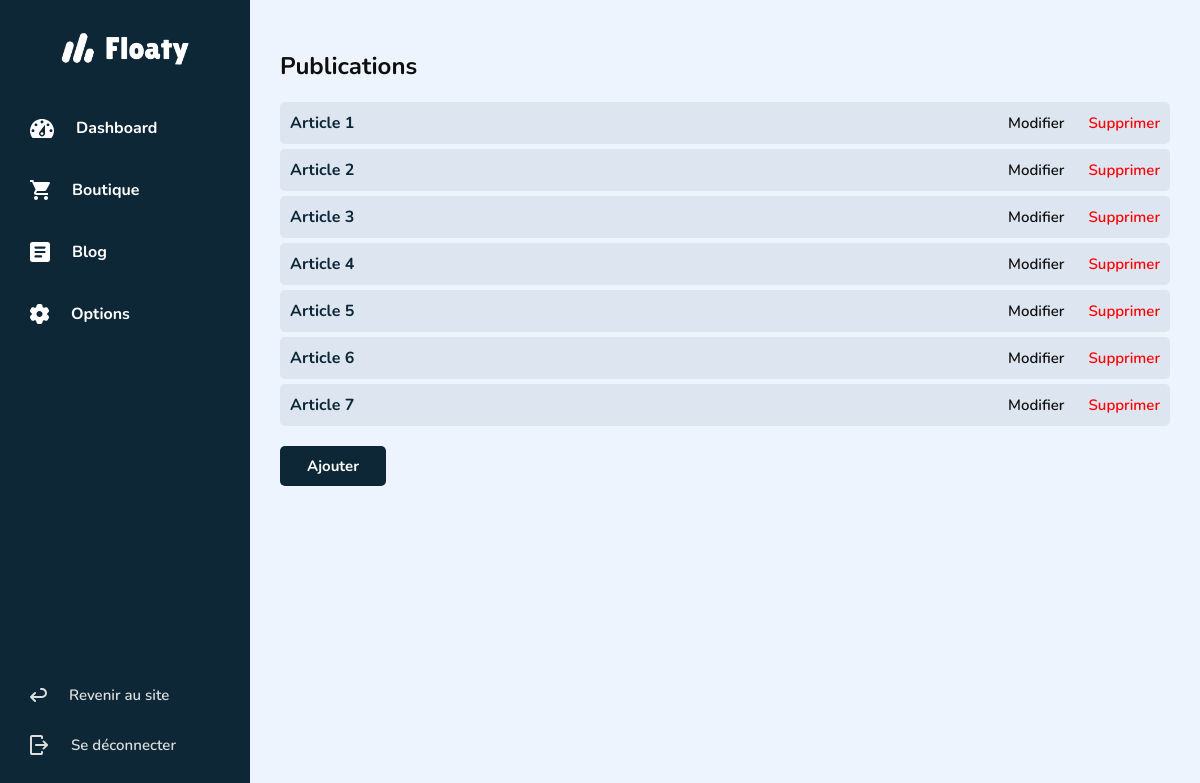
Screenshot of /admin/blog (signed in) with the database file from the repository.
### tables this page shows
CREATE TABLE `posts` (
  `id` int(11) NOT NULL,
  `title` varchar(255) NOT NULL,
  `content` longtext NOT NULL,
  `slug` varchar(255) NOT NULL,
  `image` varchar(255) NOT NULL,
  `date` datetime NOT NULL
);

### Controllers/Admin/AdminBlogController.class.php (called while the page is built, shortened)
<?php
class AdminBlogController extends AdminController {
    private $adminBlogModel;
    public function __construct() {
        $this->adminBlogModel = new AdminBlogModel();
    }
    public function getAdminBlog() {
        $datas = $this->adminBlogModel->getAdminBlogDatas();
        require_once('Views/admin/base.html.php');
    }
}

### index.php (called while the page is built, shortened)
<?php
require_once('Autoloader.class.php');
require_once('router.php');

### Autoloader.class.php (called while the page is built, shortened)
<?php
class Autoloader {
  static function autoload( $class_name ) {
    $class_name = str_replace('\\', '/', $class_name);
  }
}
?>

### Models/DatabaseModel.class.php (called while the page is built, shortened)
<?php
class DatabaseModel extends ConfigDatabase {
    private $db_name;
    private $db_user;
    private $db_pass;
    private $db_host;
    private $pdo;
    public function __construct() {
        $ConfigDB = new ConfigDatabase();
        $this->db_name = $ConfigDB->db_name_conf;
        $this->db_user = $ConfigDB->db_user_conf;
        $this->db_pass = $ConfigDB->db_pass_conf;
        $this->db_host = $ConfigDB->db_host_conf;
    }
    public function getPDO() {
        if ( $this->pdo === null ) {
            $dsn = "mysql:host=$this->db_host;dbname=$this->db_name;charset=UTF8";
            $pdo = new \PDO($dsn, $this->db_user, $this->db_pass);
            $pdo->setAttribute(\PDO::ATTR_ERRMODE, \PDO::ERRMODE_EXCEPTION);
            $this->pdo = $pdo;
        }
        return $this->pdo;
    }
}

### config/ConfigDatabase.class.php (called while the page is built, shortened)
<?php
class ConfigDatabase {
    public function __construct() {
        if ( $_SERVER['SERVER_NAME'] === 'floaty.local' ) {
            $this->db_name_conf = 'floaty';
            $this->db_user_conf = 'root';
            $this->db_pass_conf = 'root';
            $this->db_host_conf = 'localhost';
        } else {
            $this->db_name_conf = 'serv_name';
            $this->db_user_conf = 'serv_user';
            $this->db_pass_conf = 'serv_pass';
            $this->db_host_conf = 'serv_host';
        }
    }
}

### Models/Admin/AdminBlogModel.class.php (called while the page is built, shortened)
<?php
class AdminBlogModel extends AdminModel {
    public function getAdminBlogDatas() {
        $res = $this->getPDO()->query( 'SELECT * FROM posts' );
        $posts = $res->fetchAll();
        $datas = [
            "title"    => "Publications",
            "view"     => "Views/admin/blog/blog.php",
            "posts"    => $posts,
        ];
        return $datas;
    }
}

### Views/admin/blog/blog.php (the view)
<div id="blog">
    <h2><?= $datas['title'] ?></h2>
    <div class="item-list">
        <?php foreach ( $datas["posts"] as $data ) :?>
            <div class="item">
                <a href="<?= SITE_URL ?>/admin/edit_post&slug=<?= $data['slug']; ?>" class="item__link"></a>
                <a href="<?= SITE_URL ?>/admin/edit_post&slug=<?= $data['slug']; ?>" class="item__title"><?= $data['title']; ?></a>
                <div class="item__actions">
                    <a class="edit" href="<?= SITE_URL ?>/admin/edit_post&slug=<?= $data['slug']; ?>">Modifier</a>
                    <a class="delete" href="blog&action=delete_post&slug=<?= $data['slug']; ?>">Supprimer</a>
                </div>
            </div>
        <?php endforeach; ?>
    </div>
    <a class="btn btn_secondary" href="<?= SITE_URL ?>/admin/add_post">Ajouter</a>
</div>

### public/styles/admin.css (style rules this page uses)
*, *::before, *::after { box-sizing: border-box; }
html { font-family: sans-serif; -webkit-text-size-adjust: 100%; -ms-text-size-adjust: 100%; }
body { margin: 0; }
a { background-color: transparent; }
html { --black: #0F0F0F; --white: #FFFFFF; --global-color: #0d2736; --light-grey: #dddddd; --light-grey-blue: #eef4fd; --font: "Nunito", sans-serif; --regular: 400; --semi-bold: 600; --bold: 700; --shadow: 0px 0px 30px 0px rgb(0 0 0 / 20%); --shadow-light: 0px 0px 30px 0px rgb(0 0 0 / 10%); --mask: linear-gradient(to top, var(--global-color),rgba(0,0,0,0.1)); --mask-cover: #0d27364e; --radius_big: 20px; --radius: 10px; --radius_small: 5px; --header-height: 94px; --nav-width: 250px; }
html { font-family: var(--font); background-color: var(--white); color: var(--black); scroll-behavior: smooth; box-sizing: border-box; color-scheme: dark; }
body { display: flex; flex-flow: column; min-height: 100vh; background-color: var(--global-color); }
a { color: var(--black); text-decoration: none; }
.btn { text-decoration: none; border-radius: var(--radius_small); font-weight: var(--bold); padding: 10px 27px; font-size: 15px; transition: 0.2s; cursor: pointer; display: inline-block; }
.btn_secondary { background-color: var(--global-color); color: var(--white); }
.admin-container .content #blog, .admin-container .content #shop { padding: 30px; }
.admin-container .content #blog .item-list, .admin-container .content #shop .item-list { display: flex; flex-flow: column; gap: 5px; }
.admin-container .content #blog .item-list .item, .admin-container .content #shop .item-list .item { display: flex; justify-content: space-between; background-color: #dde5f1; border-radius: var(--radius_small); padding: 10px; position: relative; z-index: 1; }
.admin-container .content #blog .item-list .item__link, .admin-container .content #shop .item-list .item__link { position: absolute; inset: 0; z-index: -1; }
.admin-container .content #blog .item-list .item__title, .admin-container .content #shop .item-list .item__title { font-weight: var(--bold); color: var(--global-color); }
.admin-container .content #blog .item-list .item__actions, .admin-container .content #shop .item-list .item__actions { font-weight: var(--semi-bold); }
.admin-container .content #blog .item-list .item__actions .edit, .admin-container .content #shop .item-list .item__actions .edit { font-size: 15px; }
.admin-container .content #blog .item-list .item__actions .delete, .admin-container .content #shop .item-list .item__actions .delete { color: red; margin-left: 20px; font-size: 15px; }
.admin-container .content #blog .btn, .admin-container .content #shop .btn { margin-top: 20px; }

### rows the page displays
posts: title "Article 1"
posts: title "Article 2"
posts: title "Article 3"
posts: title "Article 4"
posts: title "Article 5"
posts: title "Article 6"
posts: title "Article 7"

### other values shown
$datas['title'] "Publications"
